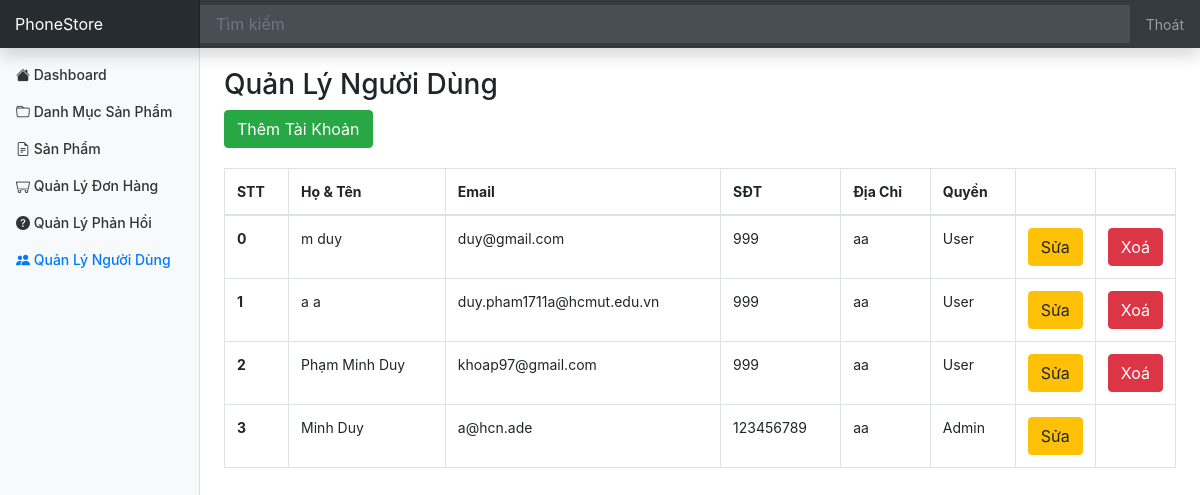
/Laptrinhweb/UserAdmin (signed in), run on the app's committed database.
### tables this page shows
CREATE TABLE `user` (
  `id` int(11) NOT NULL,
  `fullname` varchar(50) DEFAULT NULL,
  `email` varchar(150) DEFAULT NULL,
  `phone_number` varchar(20) DEFAULT NULL,
  `address` varchar(200) DEFAULT NULL,
  `password` varchar(32) DEFAULT NULL,
  `role_id` int(11) DEFAULT NULL,
  `deleted` int(11) NOT NULL
);

CREATE TABLE `role` (
  `id` int(11) NOT NULL,
  `name` varchar(20) NOT NULL
);

### Laptrinhweb/mvc/core/Controller.php (called while the page is built, shortened)
<?php
class Controller{
    public function view($view, $data=[]){
        require_once "mvc/views/". $view .".php";
    }
}
?>

### Laptrinhweb/mvc/controllers/UserAdmin.php (called while the page is built, shortened)
<?php
class UserAdmin extends Controller{
    public $userModel;
    public function __construct() {
        $this->userModel = $this->model("UserAdminModel");
    }
    public function SayHi(){
        $allUser = $this->userModel->getAllUser();
        $this->view("user/userAdmin",[
            "allUser"=> $allUser
        ]);
    }
}
?>

### Laptrinhweb/mvc/core/App.php (called while the page is built, shortened)
<?php
class App{
    protected $action = "SayHi";
    function __construct(){
        $arr = $this->UrlProcess();
        if( file_exists("./mvc/controllers/".$arr[0].".php") ){
            unset($arr[0]);
        }
        $this->controller = new $this->controller;
        $this->params = $arr ? array_values($arr) : [];
        call_user_func_array([$this->controller, $this->action], $this->params);
    }
    function UrlProcess(){
        if( isset($_GET["url"]) ){
            return explode("/", filter_var(trim($_GET["url"], "/")));
        }
    }
}
?>

### Laptrinhweb/index.php (called while the page is built, shortened)
<?php
$myApp = new App();
?>

### Laptrinhweb/mvc/core/DB.php (called while the page is built, shortened)
<?php
class DB {
    function executeResult($sql, $isSingle = false) {
        $data = null;
        $conn = mysqli_connect(HOST, USERNAME, PASSWORD, DATABASE);
        mysqli_set_charset($conn, 'utf8');
        $resultset = mysqli_query($conn, $sql);
        if($resultset){
            if($isSingle) {
                $data = mysqli_fetch_array($resultset, 1);
            } else {
                $data = [];
                while(($row = mysqli_fetch_array($resultset, 1)) != null) {
                    $data[] = $row;
                }
            }
        }
        return $data;
    }
}

### Laptrinhweb/mvc/models/UserAdminModel.php (called while the page is built, shortened)
<?php
class UserAdminModel extends DB{
    public function getAllUser(){
        $sql = "select User.*, Role.name as role_name from User left join Role on User.role_id = Role.id where User.deleted = 0";
	    $data = $this->executeResult($sql);
        return $data;
    }
}

### Laptrinhweb/mvc/views/user/userAdmin.php (the view, shortened to what this page needs)
<?php
	require_once('mvc/views/blocks/header_admin.php');
?>
<div class="row" style="margin-top: 20px;">
	<div class="col-md-12 table-responsive">
		<h3>Quản Lý Người Dùng</h3>
		<a href="http://localhost/Laptrinhweb/UserAdmin/viewInsertUser"><button class="btn btn-success">Thêm Tài Khoản</button></a>
		<table class="table table-bordered table-hover" style="margin-top: 20px;">
			<thead>
				<tr>
					<th>STT</th>
					<th>Họ & Tên</th>
					<th>Email</th>
					<th>SĐT</th>
					<th>Địa Chỉ</th>
					<th>Quyền</th>
					<th style="width: 50px"></th>
					<th style="width: 50px"></th>
				</tr>
			</thead>
			<tbody>
<?php
	$countUser = count($data["allUser"]);
	for($i=0; $i<$countUser; $i++) {
		echo '<tr>
					<th>'.$i.'</th>
					<td>'.$data["allUser"][$i]['fullname'].'</td>
					<td>'.$data["allUser"][$i]['email'].'</td>
					<td>'.$data["allUser"][$i]['phone_number'].'</td>
					<td>'.$data["allUser"][$i]['address'].'</td>
					<td>'.$data["allUser"][$i]['role_name'].'</td>
					<td style="width: 50px">
						<a href="http://localhost/Laptrinhweb/UserAdmin/viewUpdateUser/'.$data["allUser"][$i]['id'].'"><button class="btn btn-warning">Sửa</button></a>
					</td>
					<td style="width: 50px">';
		if($data["allUser"][$i]['role_id'] != 2) {
			echo '<a href="http://localhost/Laptrinhweb/UserAdmin/deletedUser/'.$data["allUser"][$i]['id'].'"><button class="btn btn-danger">Xoá</button><a/>';
		}
		echo '
					</td>
				</tr>';
	}
?>
			</tbody>
		</table>
	</div>
</div>
<?php
	require_once('mvc/views/blocks/footer_admin.php');
?>

### Laptrinhweb/public/css/dashboard.css (style rules this page uses)
body { font-size: .875rem; }

### data on the page
user: fullname "m duy", email "duy@gmail.com", phone_number "999", address "aa", role.name "User"
user: fullname "a a", email "duy.pham1711a@hcmut.edu.vn", phone_number "999", address "aa", role.name "User"
user: fullname "Phạm Minh Duy", email "khoap97@gmail.com", phone_number "999", address "aa", role.name "User"
user: fullname "Minh Duy", email "a@hcn.ade", phone_number "123456789", address "aa", role.name "Admin"
